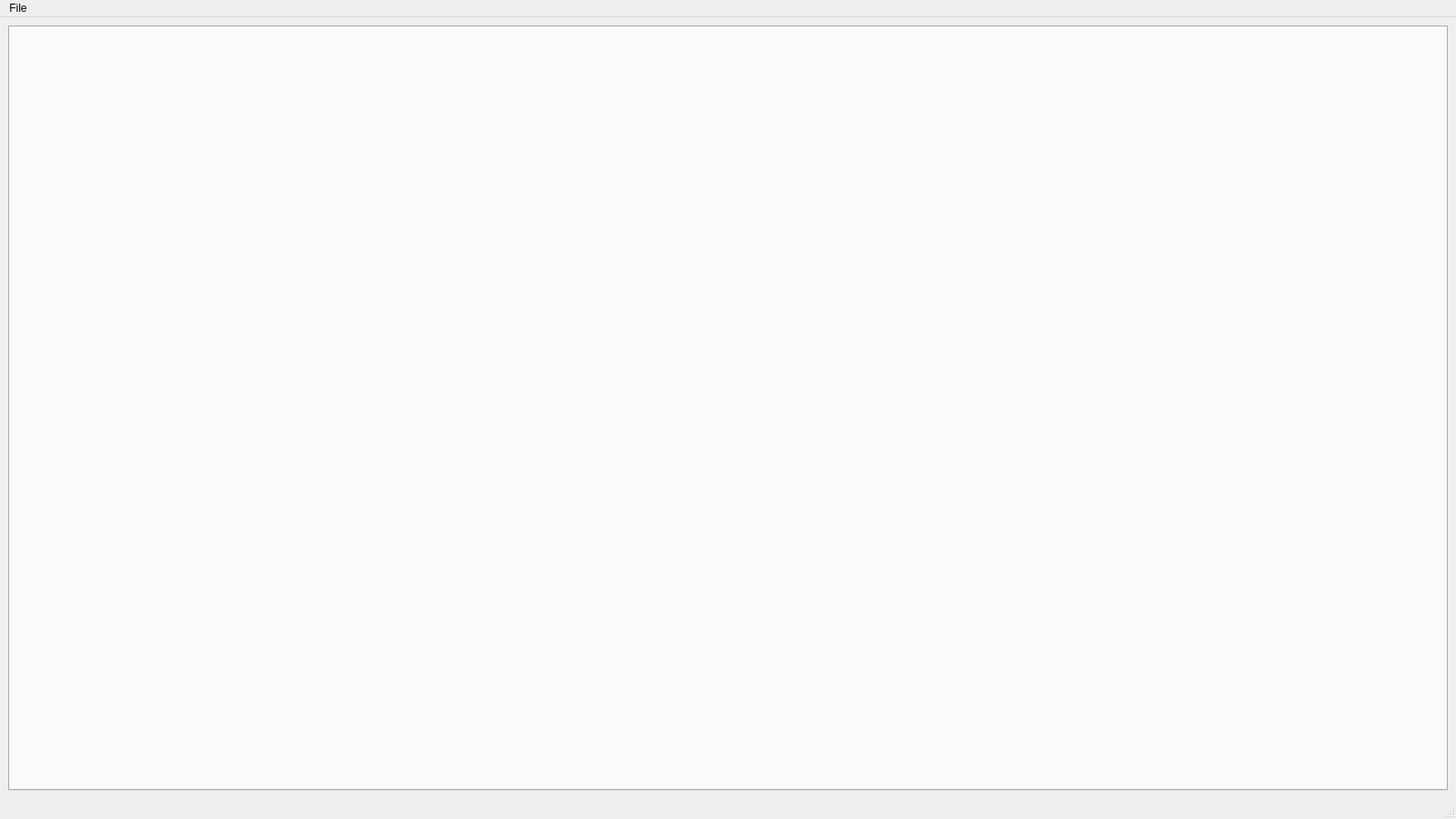
<?xml version="1.0" encoding="UTF-8"?>
<ui version="4.0">
 <class>PlotWindow</class>
 <widget class="QMainWindow" name="PlotWindow">
  <property name="geometry">
   <rect>
    <x>0</x>
    <y>0</y>
    <width>1600</width>
    <height>900</height>
   </rect>
  </property>
  <property name="font">
   <font>
    <pointsize>9</pointsize>
   </font>
  </property>
  <property name="windowTitle">
   <string>Data Plot</string>
  </property>
  <widget class="QWidget" name="centralwidget">
   <layout class="QGridLayout" name="gridLayout">
    <item row="0" column="0">
     <widget class="QTabWidget" name="plotTabWidget">
      <property name="currentIndex">
       <number>-1</number>
      </property>
      <property name="tabsClosable">
       <bool>false</bool>
      </property>
      <property name="movable">
       <bool>true</bool>
      </property>
     </widget>
    </item>
   </layout>
  </widget>
  <widget class="QMenuBar" name="menubar">
   <property name="geometry">
    <rect>
     <x>0</x>
     <y>0</y>
     <width>1600</width>
     <height>33</height>
    </rect>
   </property>
   <widget class="QMenu" name="menuFile">
    <property name="title">
     <string>File</string>
    </property>
    <addaction name="actionExit"/>
   </widget>
   <addaction name="menuFile"/>
  </widget>
  <widget class="QStatusBar" name="statusbar"/>
  <action name="actionExit">
   <property name="icon">
    <iconset theme="QIcon::ThemeIcon::WindowClose"/>
   </property>
   <property name="text">
    <string>Exit</string>
   </property>
  </action>
 </widget>
 <resources/>
 <connections>
  <connection>
   <sender>actionExit</sender>
   <signal>triggered()</signal>
   <receiver>PlotWindow</receiver>
   <slot>close()</slot>
   <hints>
    <hint type="sourcelabel">
     <x>-1</x>
     <y>-1</y>
    </hint>
    <hint type="destinationlabel">
     <x>799</x>
     <y>449</y>
    </hint>
   </hints>
  </connection>
 </connections>
</ui>
